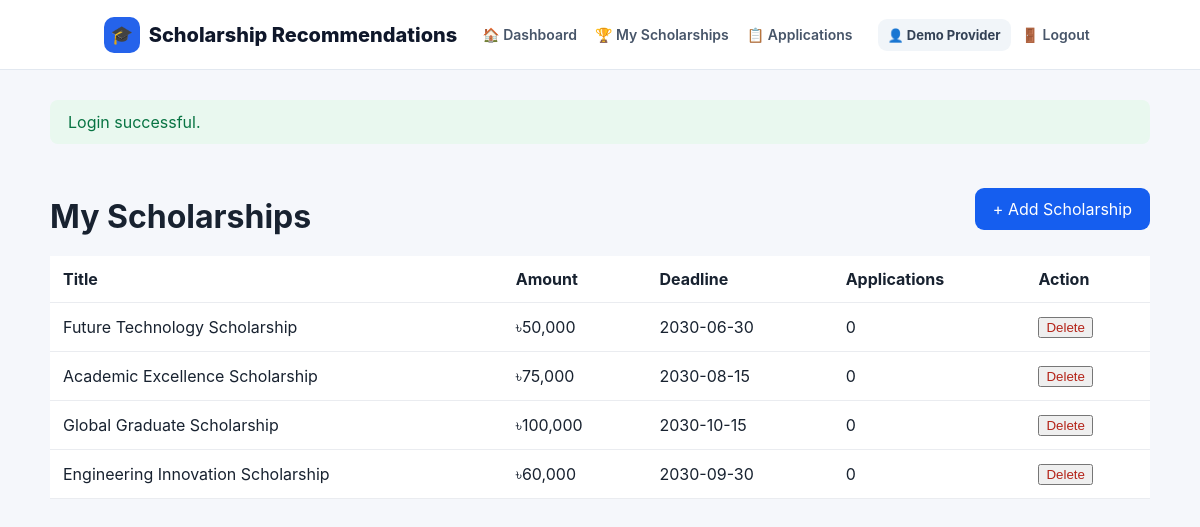
The page /provider_scholarships.php (signed in) on the database its author committed.
### tables this page shows
CREATE TABLE `scholarships` (
  `id` int(11) NOT NULL AUTO_INCREMENT, `provider_id` int(11) NOT NULL, `title` varchar(200) NOT NULL,
  `description` text NOT NULL, `provider_name` varchar(150) NOT NULL, `amount` decimal(12,2) DEFAULT 0.00,
  `deadline` date NOT NULL, `min_cgpa` decimal(4,2) DEFAULT 0.00, `education_level` varchar(80) DEFAULT 'Any',
  `field_of_study` varchar(120) DEFAULT 'Any', `country` varchar(100) DEFAULT 'Any',
  `created_at` timestamp NOT NULL DEFAULT current_timestamp(), PRIMARY KEY (`id`), KEY `provider_id` (`provider_id`),
  CONSTRAINT `fk_scholarship_provider` FOREIGN KEY (`provider_id`) REFERENCES `users` (`id`) ON DELETE CASCADE
);

### provider_scholarships.php (the view, shortened to what this page needs)
<?php
require_once 'config.php';
$uid = (int)user()['id'];
$rs = $conn->query("SELECT * FROM scholarships WHERE provider_id=$uid ORDER BY created_at DESC");
?>
<!DOCTYPE html><html lang="en"><head><title>My Scholarships</title><?php include 'partials/head.php'; ?></head><body><?php include 'partials/nav.php'; ?><div class="container"><?php show_flash(); ?><div class="dashboard-head"><h1 class="page-title">My Scholarships</h1><a class="btn" href="add_scholarship.php">+ Add Scholarship</a></div><div class="table-wrap"><table class="table"><tr><th>Title</th><th>Amount</th><th>Deadline</th><th>Applications</th><th>Action</th></tr><?php if ($rs && $rs->num_rows): ?><?php while($s=$rs->fetch_assoc()): $sid=(int)$s['id']; $n=$conn->query("SELECT COUNT(*) c FROM applications WHERE scholarship_id=$sid")->fetch_assoc()['c']; ?><tr><td><?=e($s['title'])?></td><td>৳<?=number_format((float)$s['amount'])?></td><td><?=e($s['deadline'])?></td><td><?=$n?></td><td><form method="POST" action="delete_scholarship.php" style="display:inline" onsubmit="return confirm('Delete this scholarship?')"><input type="hidden" name="csrf" value="<?=e(csrf())?>"><input type="hidden" name="id" value="<?=$sid?>"><button type="submit" class="danger">Delete</button></form></td></tr><?php endwhile; ?><?php else: ?><tr><td colspan="5">No scholarships found.</td></tr><?php endif; ?></table></div></div></body></html>

### assets/style.css (style rules this page uses)
* { box-sizing:border-box }
body { margin:0;font-family:Inter,Arial,sans-serif;background:#f5f7fb;color:#182230 }
.navbtn,.btn { background:#155eef!important;color:white!important;padding:11px 18px;border-radius:9px;text-decoration:none;border:0;cursor:pointer }
.container { max-width:1150px;margin:30px auto;padding:0 25px }
.page-title { margin:35px 0 20px }
.table-wrap { overflow:auto }
.table { width:100%;border-collapse:collapse;background:#fff }
.table th,.table td { padding:13px;border-bottom:1px solid #eaecf0;text-align:left }
.dashboard-head { display:flex;justify-content:space-between;align-items:center }
.danger { color:#b42318 }

### rows shown on the page
scholarships: title "Future Technology Scholarship", amount "50,000", deadline "2030-06-30", n "0"
scholarships: title "Academic Excellence Scholarship", amount "75,000", deadline "2030-08-15", n "0"
scholarships: title "Global Graduate Scholarship", amount "100,000", deadline "2030-10-15", n "0"
scholarships: title "Engineering Innovation Scholarship", amount "60,000", deadline "2030-09-30", n "0"

### other values the page prints
$current_user['name'] "Demo Provider"
$f['msg'] "Login successful."
